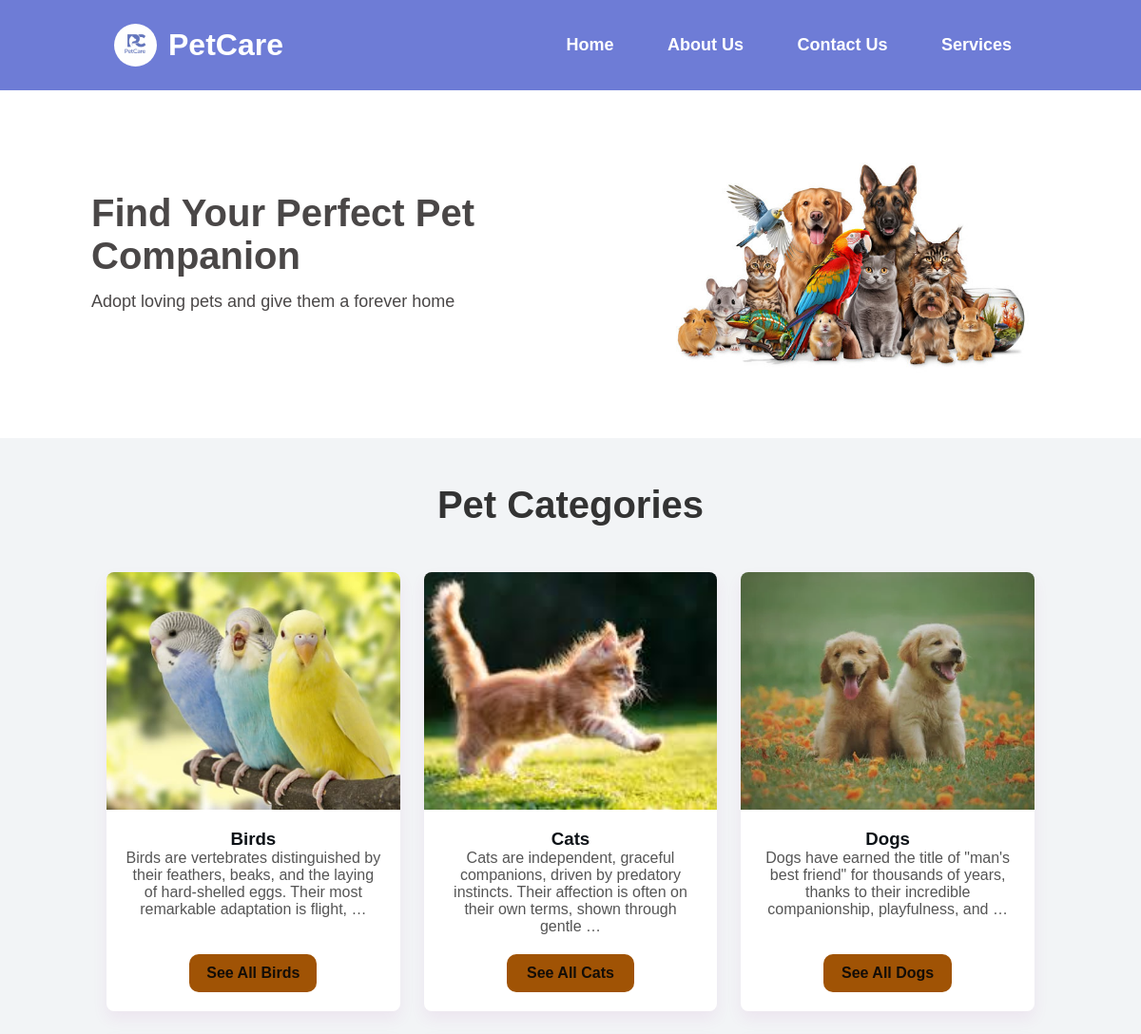
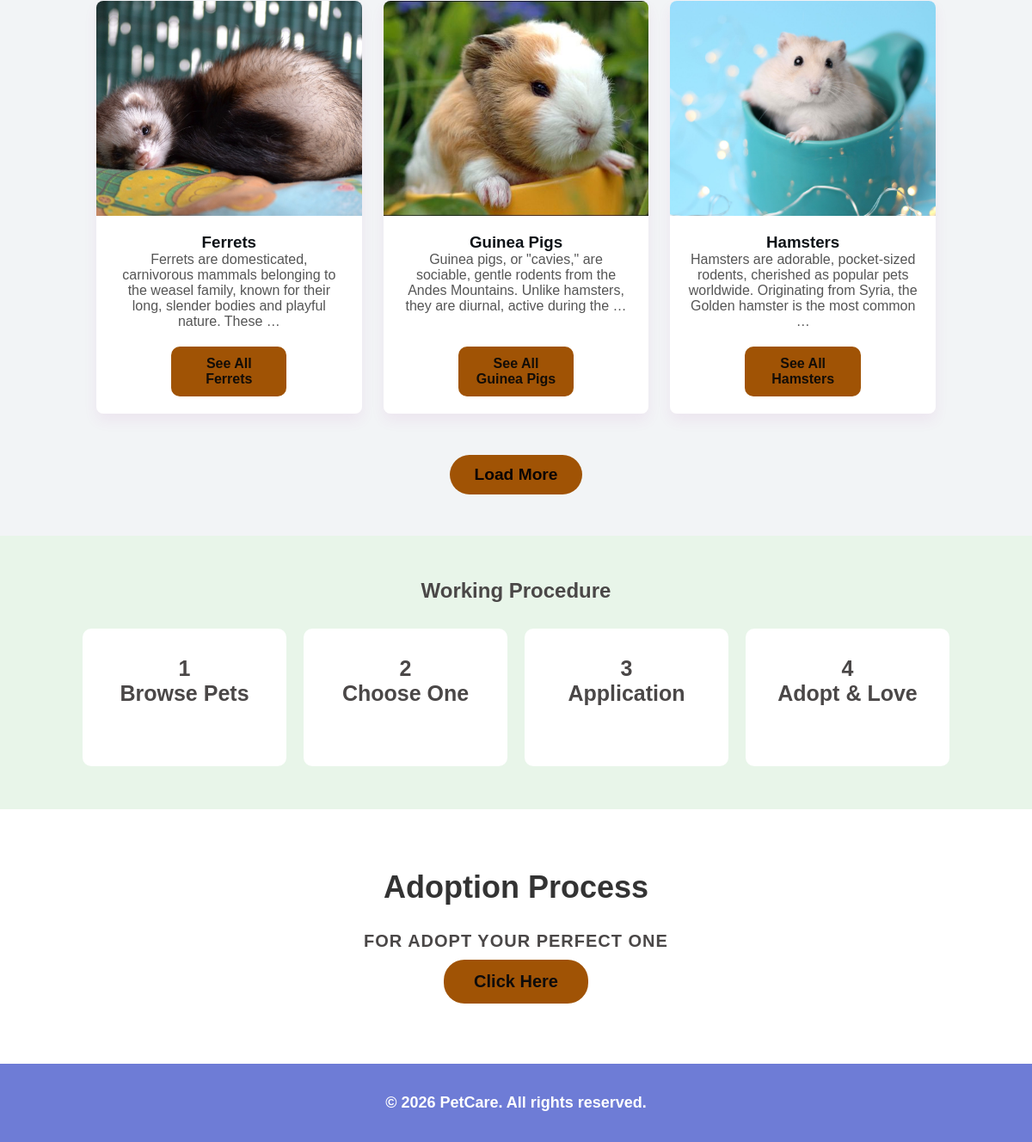
The page / on the database its author committed (2 pictures, top to bottom).
### petapp/models.py (models this page shows, shortened)
class Category(models.Model):
    name = models.CharField(max_length=100, unique=True)
    image = models.ImageField(upload_to='category_images/', help_text="Image for the category card")
    description = models.TextField(help_text="A short article about this category.")
    class Meta:
        verbose_name_plural = "Categories"

### petapp/views.py (the view)
# urls.py: path('', views.home, name='home'),
def home(request ):
    all_categories = Category.objects.all().order_by('name')
    paginator = Paginator(all_categories, 6)
    initial_categories = paginator.page(1)
    context = {
        'categories': initial_categories,
    }
    return render(request, 'index.html', context)

### petapp/templates/index.html (shortened to what this page needs)
{% extends "base.html" %}
{% load static %}
{% block content %}
    <section class="categories">
        <h1 class="categories-h1">Pet Categories</h1>
        <div class="category-grid" id="category-grid">
            {% for category in categories %}
            <div class="category-card">
                <img src="{{ category.image.url }}" alt="Image of {{ category.name }}">
                <div class="category-card-content">
                    <h3>{{ category.name }}</h3>
                    <p>{{ category.description|truncatewords:20 }}</p>
                    <a href="{% url 'pet_list' category_name=category.name %}" class="btn">
                        <b>See All {{ category.name }} </b>
                    </a>
                </div>
            </div>
            {% endfor %}
        </div>
        {% if categories.has_next %}
        <div class="load-more-container">
            <button id="load-more-btn" class="btn"><b>Load More</b></button>
        </div>
        {% endif %}
    </section>
    <section class="steps">
        <h2>Working Procedure</h2>
        <div class="step-box">
            <div class="step">1 <br>Browse Pets</div>
            <div class="step">2 <br>Choose One</div>
            <div class="step">3 <br>Application</div>
            <div class="step">4 <br>Adopt & Love</div>
        </div>
    </section>
    <section class="adoption-process">
        <h1>Adoption Process</h1>
        <h2>For Adopt Your Perfect One</h2>
        <a href="{% url 'adoption_process' %}" class="adoption-btn">Click Here</a>
    </section>
{% endblock %}

### static/css/style.css (style rules this page uses)
* { margin: 0; padding: 0; box-sizing: border-box; font-family: Arial, Helvetica, sans-serif; }
body { background-color: #f2f4f6; color: #4a4747; }
.btn { background: #a05305; color: #0d0707ed; padding: 12px 25px; text-decoration: none; border-radius: 24px; }
.categories { text-align: center; padding-left: 7rem; padding-right: 7rem; }
.categories-h1 { text-align: center; color: #333; font-size: 2.5em; margin: 3rem auto; }
.category-grid { display: grid; grid-template-columns: 1fr 1fr 1fr; gap: 25px; margin-top: 20px; }
.category-card { background-color: #fff; border-radius: 8px; box-shadow: 0 8px 16px rgba(176, 60, 171, 0.08); overflow: hidden; display: flex; flex-direction: column; transition: transform 0.3s ease, box-shadow 0.3s ease; }
.category-card img { width: 100%; height: 250px; object-fit: cover; }
.category-card-content { padding: 20px; flex-grow: 1; display: flex; flex-direction: column; }
.category-card-content h3 { margin-top: 0; color: #0d1217; }
.category-card-content p { flex-grow: 1; margin-bottom: 20px; color: #555; }
.category-card .btn { display: flex; justify-content: center; text-align: center; padding: 11px 15px; width: 50%; margin: 0 auto; background-color: #a05305; color: #090707ed; text-decoration: none; border-radius: 10px; border: none; cursor: pointer; font-size: 1em; }
.load-more-container { text-align: center; margin: 3rem; }
.steps { background: #e8f5e9; padding: 50px 8%; text-align: center; margin-top: 25px; }
.step-box { display: flex; justify-content: center; gap: 20px; margin-top: 30px; }
.step { background: #fff; padding: 2rem; width: 15rem; height: 10rem; border-radius: 10px; font-weight: bold; font-size: 25px; }
.adoption-process { background: #ffffff; padding: 70px 8%; text-align: center; }
.adoption-process h2 { font-size: 20px; color: #4a4747; letter-spacing: 1px; margin-bottom: 10px; text-transform: uppercase; }
.adoption-process h1 { font-size: 36px; margin-bottom: 30px; color: #333; }
.adoption-btn { display: inline-block; padding: 14px 35px; background-color: #a05305; color: #0d0b0b; text-decoration: none; border-radius: 24px; font-size: 20px; font-weight: bold; }
.btn { display: inline-block; padding: 12px 28px; background-color: #a05305; color: #0a0404; text-decoration: none; border-radius: 25px; border: none; cursor: pointer; font-size: 1.2em; text-align: center; transition: background-color 0.3s ease; }

### rows shown on the page
Category: image (picture), name "Birds", description "Birds are vertebrates distinguished by their feathers, beaks, and the laying of hard-shelled eggs. Their most remarkable adaptation is flight, …"
Category: image (picture), name "Cats", description "Cats are independent, graceful companions, driven by predatory instincts. Their affection is often on their own terms, shown through gentle …"
Category: image (picture), name "Dogs", description "Dogs have earned the title of \"man's best friend\" for thousands of years, thanks to their incredible companionship, playfulness, and …"
Category: image (picture), name "Ferrets", description "Ferrets are domesticated, carnivorous mammals belonging to the weasel family, known for their long, slender bodies and playful nature. These …"
Category: image (picture), name "Guinea Pigs", description "Guinea pigs, or \"cavies,\" are sociable, gentle rodents from the Andes Mountains. Unlike hamsters, they are diurnal, active during the …"
Category: image (picture), name "Hamsters", description "Hamsters are adorable, pocket-sized rodents, cherished as popular pets worldwide. Originating from Syria, the Golden hamster is the most common …"
